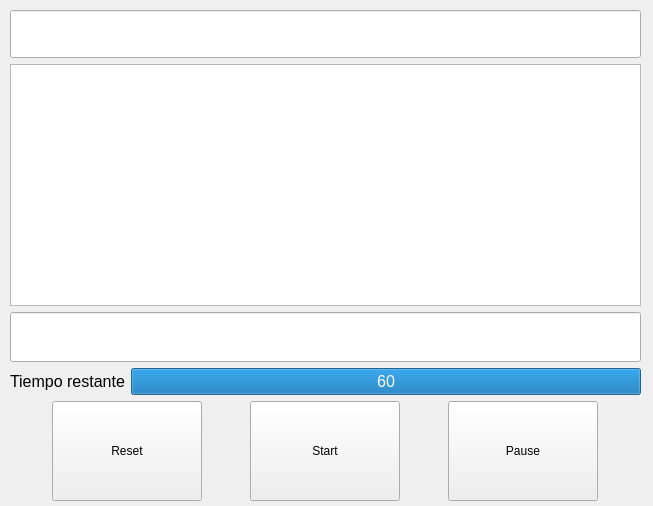
<?xml version="1.0" encoding="UTF-8"?>
<ui version="4.0">
 <class>Form</class>
 <widget class="QWidget" name="Form">
  <property name="geometry">
   <rect>
    <x>0</x>
    <y>0</y>
    <width>653</width>
    <height>506</height>
   </rect>
  </property>
  <property name="windowTitle">
   <string>Words Matching!!!</string>
  </property>
  <widget class="QWidget" name="verticalLayoutWidget">
   <property name="geometry">
    <rect>
     <x>10</x>
     <y>10</y>
     <width>631</width>
     <height>491</height>
    </rect>
   </property>
   <layout class="QVBoxLayout" name="verticalLayout">
    <item>
     <widget class="QLineEdit" name="WordsHintLineEdit">
      <property name="font">
       <font>
        <pointsize>26</pointsize>
       </font>
      </property>
      <property name="readOnly">
       <bool>true</bool>
      </property>
     </widget>
    </item>
    <item>
     <widget class="QPlainTextEdit" name="wordDefinitionTextEdit">
      <property name="font">
       <font>
        <pointsize>12</pointsize>
       </font>
      </property>
      <property name="readOnly">
       <bool>true</bool>
      </property>
     </widget>
    </item>
    <item>
     <widget class="QLineEdit" name="lineEdit">
      <property name="sizePolicy">
       <sizepolicy hsizetype="Expanding" vsizetype="Preferred">
        <horstretch>0</horstretch>
        <verstretch>0</verstretch>
       </sizepolicy>
      </property>
      <property name="minimumSize">
       <size>
        <width>0</width>
        <height>50</height>
       </size>
      </property>
      <property name="font">
       <font>
        <pointsize>14</pointsize>
       </font>
      </property>
     </widget>
    </item>
    <item>
     <layout class="QHBoxLayout" name="horizontalLayout">
      <item>
       <widget class="QLabel" name="timeLeft_label">
        <property name="font">
         <font>
          <pointsize>12</pointsize>
         </font>
        </property>
        <property name="text">
         <string>Tiempo restante</string>
        </property>
        <property name="margin">
         <number>2</number>
        </property>
       </widget>
      </item>
      <item>
       <widget class="QProgressBar" name="progressBar">
        <property name="font">
         <font>
          <pointsize>12</pointsize>
         </font>
        </property>
        <property name="maximum">
         <number>60</number>
        </property>
        <property name="value">
         <number>60</number>
        </property>
        <property name="format">
         <string>%v</string>
        </property>
       </widget>
      </item>
     </layout>
    </item>
    <item>
     <layout class="QHBoxLayout" name="horizontalLayout_2">
      <item>
       <widget class="QPushButton" name="resetPushButton">
        <property name="sizePolicy">
         <sizepolicy hsizetype="Preferred" vsizetype="Preferred">
          <horstretch>0</horstretch>
          <verstretch>0</verstretch>
         </sizepolicy>
        </property>
        <property name="minimumSize">
         <size>
          <width>0</width>
          <height>100</height>
         </size>
        </property>
        <property name="maximumSize">
         <size>
          <width>150</width>
          <height>16777215</height>
         </size>
        </property>
        <property name="text">
         <string>Reset</string>
        </property>
       </widget>
      </item>
      <item>
       <widget class="QPushButton" name="startPushButton">
        <property name="sizePolicy">
         <sizepolicy hsizetype="Preferred" vsizetype="Preferred">
          <horstretch>0</horstretch>
          <verstretch>0</verstretch>
         </sizepolicy>
        </property>
        <property name="minimumSize">
         <size>
          <width>0</width>
          <height>100</height>
         </size>
        </property>
        <property name="maximumSize">
         <size>
          <width>150</width>
          <height>16777215</height>
         </size>
        </property>
        <property name="text">
         <string>Start</string>
        </property>
       </widget>
      </item>
      <item>
       <widget class="QPushButton" name="pausePushButton">
        <property name="sizePolicy">
         <sizepolicy hsizetype="Preferred" vsizetype="Preferred">
          <horstretch>0</horstretch>
          <verstretch>0</verstretch>
         </sizepolicy>
        </property>
        <property name="minimumSize">
         <size>
          <width>0</width>
          <height>100</height>
         </size>
        </property>
        <property name="maximumSize">
         <size>
          <width>150</width>
          <height>16777215</height>
         </size>
        </property>
        <property name="text">
         <string>Pause</string>
        </property>
       </widget>
      </item>
     </layout>
    </item>
   </layout>
  </widget>
 </widget>
 <resources/>
 <connections/>
</ui>
